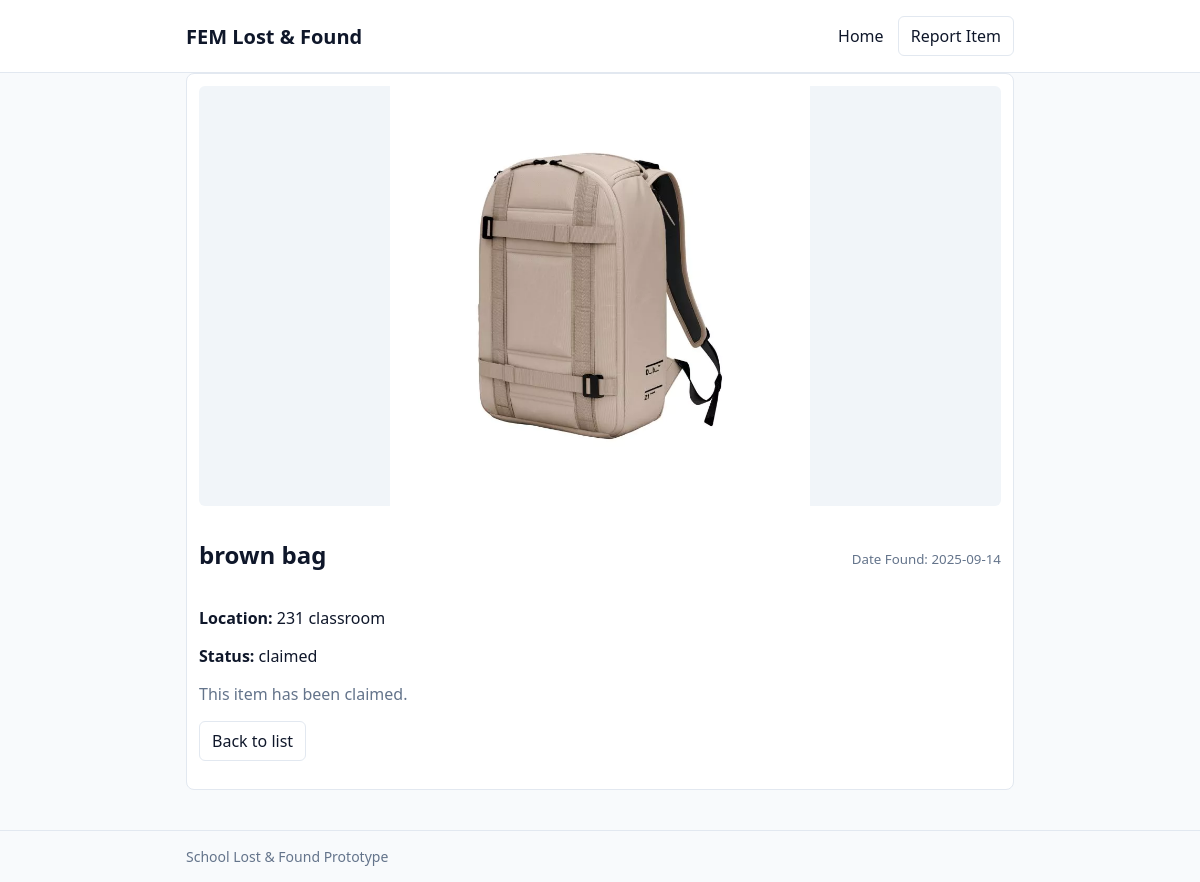
Page /items/1 on the committed database.
### tables this page shows
CREATE TABLE items (
            id INTEGER PRIMARY KEY AUTOINCREMENT,
            name TEXT NOT NULL,
            description TEXT,
            date_found TEXT,
            location TEXT,
            status TEXT NOT NULL DEFAULT 'available',
            image_filename TEXT
        );

### app.py (the view)
@app.route("/items/<int:item_id>")
def item_detail(item_id: int):
    conn = get_db_connection()
    item = conn.execute(
        "SELECT id, name, description, date_found, location, status, image_filename FROM items WHERE id = ?",
        (item_id,),
    ).fetchone()
    conn.close()
    if not item:
        abort(404)
    return render_template("item_detail.html", item=item)

### app.py (called while the page is built)
def get_db_connection():
    conn = sqlite3.connect(DB_PATH)
    conn.row_factory = sqlite3.Row
    return conn

### templates/item_detail.html (shortened to what this page needs)
{% extends "layout.html" %}
{% block content %}
  <article class="item-card">
    {% if item['image_filename'] %}
      <img class="detail-image" src="{{ url_for('static', filename='uploads/' ~ item['image_filename']) }}" alt="{{ item['name'] }}">
    {% endif %}
    <header>
      <h2>{{ item['name'] }}</h2>
      <small class="date">Date Found: {{ item['date_found'] or '—' }}</small>
    </header>
    <p><strong>Location:</strong> {{ item['location'] or 'Unknown' }}</p>
    <p><strong>Status:</strong> {{ item['status'] or 'available' }}</p>
    {% if (item['status'] or 'available') == 'available' %}
      <form method="post" action="{{ url_for('claim_item', item_id=item['id']) }}" style="margin-top: 12px;">
        <button class="btn primary" type="submit">Mark as Claimed</button>
      </form>
    {% else %}
      <p class="muted">This item has been claimed.</p>
    {% endif %}
    <p style="margin-top: 16px;">
      <a class="btn" href="{{ url_for('index') }}">Back to list</a>
    </p>
  </article>
{% endblock %}

### static/style.css (style rules this page uses)
:root { --bg: #f8fafc; --fg: #0f172a; --muted: #64748b; --card: #ffffff; --border: #e2e8f0; --primary: #2563eb; --primary-contrast: #ffffff; --success: #16a34a; --error: #dc2626; }
* { box-sizing: border-box; }
html, body { height: 100%; }
body { margin: 0; font-family: system-ui, -apple-system, Segoe UI, Roboto, "Helvetica Neue", Arial, "Noto Sans", "Apple Color Emoji", "Segoe UI Emoji"; background: var(--bg); color: var(--fg); }
.btn { display: inline-block; padding: 8px 12px; border: 1px solid var(--border); border-radius: 6px; text-decoration: none; color: inherit; background: #fff; }
h2 { margin-top: 24px; }
.muted { color: var(--muted); }
.item-card { background: var(--card); border: 1px solid var(--border); border-radius: 8px; padding: 12px; }
.item-card header { display: flex; justify-content: space-between; align-items: baseline; }
.item-card .date { color: var(--muted); }
.item-card img { display: block; width: 100%; height: auto; border-radius: 6px; margin-bottom: 8px; }
.detail-image { max-height: 420px; object-fit: contain; background: #f1f5f9; }

### rows in the picture
items: image_filename (picture), name "brown bag", date_found "2025-09-14", location "231 classroom", status "claimed"
